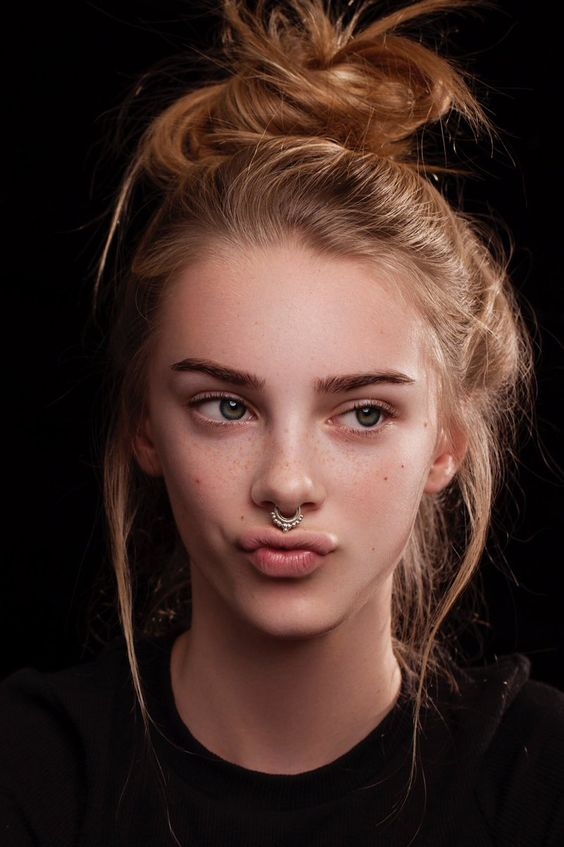
#> input picture images/10.jpg, 564 x 847 px; its folder holds only this picture in this run
$ python part2.py
#> lines starting #> are read from the running program, lines starting #| are printed output that depends on the picture; after the words box and inside, x2 and y2 are one past the last pixel; in counts of white or black regions, pixels touching at a corner belong together
import cv2
import numpy as np
import glob
import os
from skimage import morphology, measure

# Paths
input_path = 'images/*.*'
output_base_path = 'results'

# Create output subdirectories
faces_output_path = os.path.join(output_base_path, 'face_detection')
skin_masks_output_path = os.path.join(output_base_path, 'skin_masks')
cleaned_masks_output_path = os.path.join(output_base_path, 'cleaned_masks')

os.makedirs(faces_output_path, exist_ok=True)
os.makedirs(skin_masks_output_path, exist_ok=True)
os.makedirs(cleaned_masks_output_path, exist_ok=True)


def read_and_preprocess_image(image_file):
    """Read an image file and convert it to RGB color space.

    Args:
        image_file (str): Path to the image file.

    Returns:
        tuple: Original image in BGR and converted image in RGB.
    """
    img = cv2.imread(image_file)
    if img is None:
        print(f"Warning: Unable to read {image_file}. Skipping.")
        return None, None
    img_rgb = cv2.cvtColor(img, cv2.COLOR_BGR2RGB)
    return img, img_rgb


def equalize_histogram(img):
    """Apply histogram equalization to the V channel in HSV color space.

    Args:
        img (numpy.ndarray): Original BGR image.

    Returns:
        numpy.ndarray: HSV image with equalized histogram in the V channel.
    """
    img_hsv = cv2.cvtColor(img, cv2.COLOR_BGR2HSV)
    img_hsv[:, :, 2] = cv2.equalizeHist(img_hsv[:, :, 2])
    return img_hsv


def segment_skin(img_hsv):
    """Segment skin regions based on predefined HSV color ranges.

    Args:
        img_hsv (numpy.ndarray): HSV image.

    Returns:
        numpy.ndarray: Binary mask where skin regions are white.
    """
    # Adjusted skin color range in HSV
    lower_skin = np.array([0, 5, 49], dtype=np.uint8)
    upper_skin = np.array([44, 150, 250], dtype=np.uint8)
    # Threshold the HSV image to get only skin colors
    skin_mask = cv2.inRange(img_hsv, lower_skin, upper_skin)
    # Apply Gaussian Blur to reduce noise
    skin_mask = cv2.GaussianBlur(skin_mask, (5, 5), 0)
    return skin_mask


def remove_noise(skin_mask, min_size=200):
    """Remove noise and small objects from the skin mask.

    Args:
        skin_mask (numpy.ndarray): Binary mask of skin regions.
        min_size (int, optional): Minimum size of connected components to keep. Defaults to 200.

    Returns:
        numpy.ndarray: Cleaned binary mask.
    """
    # Apply morphological operations
    kernel = cv2.getStructuringElement(cv2.MORPH_ELLIPSE, (3, 3))
    skin_mask = cv2.erode(skin_mask, kernel, iterations=1)
    skin_mask = cv2.dilate(skin_mask, kernel, iterations=2)
    # Remove small connected components
    skin_mask_clean = morphology.remove_small_objects(skin_mask.astype(bool), min_size=min_size)
    skin_mask_clean = skin_mask_clean.astype(np.uint8) * 255
    return skin_mask_clean


def detect_faces(skin_mask_clean):
    """Detect faces by analyzing connected regions in the cleaned skin mask.

    Args:
        skin_mask_clean (numpy.ndarray): Cleaned binary mask.

    Returns:
        list: List of region properties for each connected component.
    """
    # Label connected regions
    labels = measure.label(skin_mask_clean, connectivity=2)
    properties = measure.regionprops(labels)
    return properties


def draw_results(img_rgb, skin_mask, skin_mask_clean, properties, image_file):
    """Draw ellipses around detected faces and save intermediate and final images.

    Args:
        img_rgb (numpy.ndarray): Original RGB image.
        skin_mask (numpy.ndarray): Binary skin mask.
        skin_mask_clean (numpy.ndarray): Cleaned binary skin mask.
        properties (list): List of region properties for connected components.
        image_file (str): Path to the original image file.
    """
    output_image = img_rgb.copy()
    scaling_factor = 0.75

    for prop in properties:
        # Criteria for selecting face-like regions
        if prop.eccentricity < 0.85 and prop.solidity > 0.6:
            y0, x0 = prop.centroid  # (row, col)
            orientation = prop.orientation
            major_axis_length = prop.major_axis_length * scaling_factor
            minor_axis_length = prop.minor_axis_length * scaling_factor

            center = (int(x0), int(y0))  # (x, y) format for OpenCV
            axes = (int(major_axis_length / 2), int(minor_axis_length / 2))

            # Correct angle conversion
            angle = 90 - np.degrees(orientation)

            # Draw the ellipse
            cv2.ellipse(output_image, center, axes, angle, 0, 360, (0, 255, 0), 5)

    base_filename = os.path.splitext(os.path.basename(image_file))[0]
    faces_filename = os.path.join(faces_output_path, f"{base_filename}_face_detection.jpg")
    skin_mask_filename = os.path.join(skin_masks_output_path, f"{base_filename}_skin_mask.jpg")
    cleaned_mask_filename = os.path.join(cleaned_masks_output_path, f"{base_filename}_cleaned_mask.jpg")

    cv2.imwrite(faces_filename, cv2.cvtColor(output_image, cv2.COLOR_RGB2BGR))

    cv2.imwrite(skin_mask_filename, skin_mask)

    cv2.imwrite(cleaned_mask_filename, skin_mask_clean)


def process_images():
    image_files = glob.glob(input_path)
    if not image_files:
        print("No images found. Please check the input path.")
        return
    for image_file in image_files:
        print(f"Processing {image_file}")
        img, img_rgb = read_and_preprocess_image(image_file)
#> in read_and_preprocess_image, img is the input picture: shape (847, 564, 3); mean B, G, R 38.9, 45.4, 67.6
        if img is None:
            continue
        img_hsv = equalize_histogram(img)
        skin_mask = segment_skin(img_hsv)
#> in segment_skin, `skin_mask = cv2.inRange(img_hsv, lower_skin, upper_skin)`:
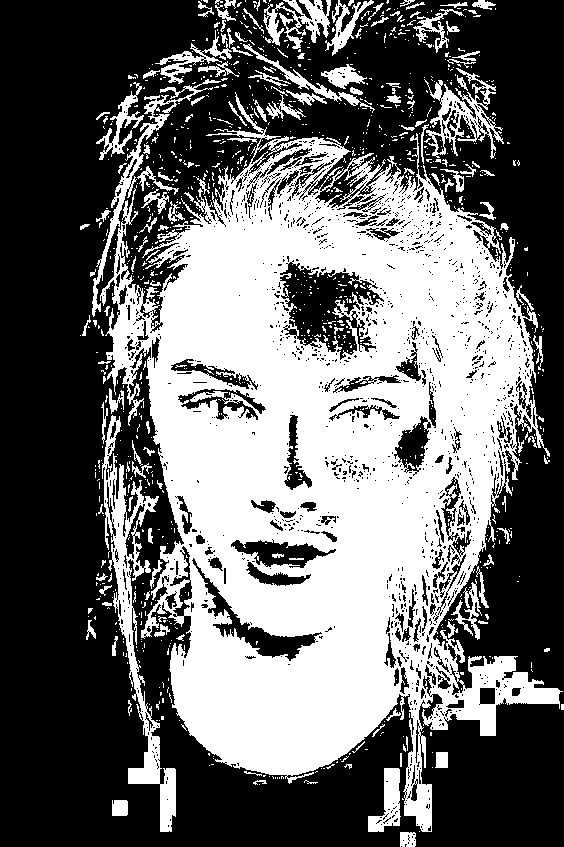
#> skin_mask: shape (847, 564); 41.2% white; 1075 white regions (927 under 20 px), largest, box (x1, y1, x2, y2) and area: (100, 92, 563, 832) 167264, (102, 415, 176, 832) 6365, (424, 68, 504, 159) 2194
#> in segment_skin, `skin_mask = cv2.GaussianBlur(skin_mask, (5, 5), 0)`:
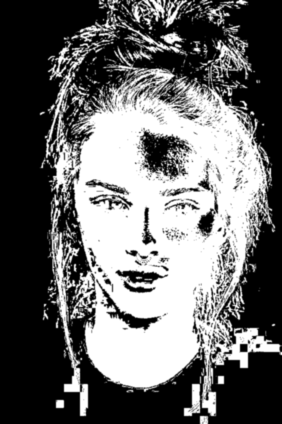
#> skin_mask: shape (847, 564) (shown at 1/2 size); min 0, max 255, mean 105.2
        skin_mask_clean = remove_noise(skin_mask)
#> in remove_noise, `skin_mask = cv2.erode(skin_mask, kernel, iterations=1)`:
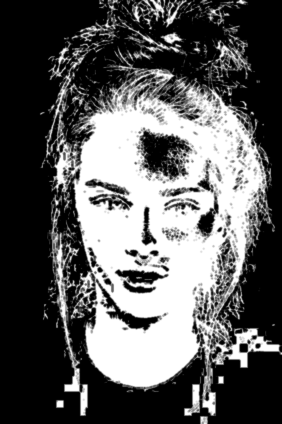
#> skin_mask: shape (847, 564) (shown at 1/2 size); min 0, max 255, mean 92.7
#> in remove_noise, `skin_mask = cv2.dilate(skin_mask, kernel, iterations=2)`:
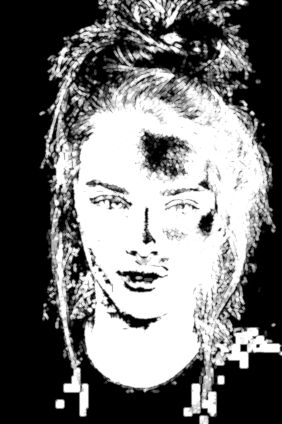
#> skin_mask: shape (847, 564) (shown at 1/2 size); min 0, max 255, mean 113.9
#> in remove_noise, `skin_mask_clean = morphology.remove_small_objects(skin_mask.astype(boo..`:
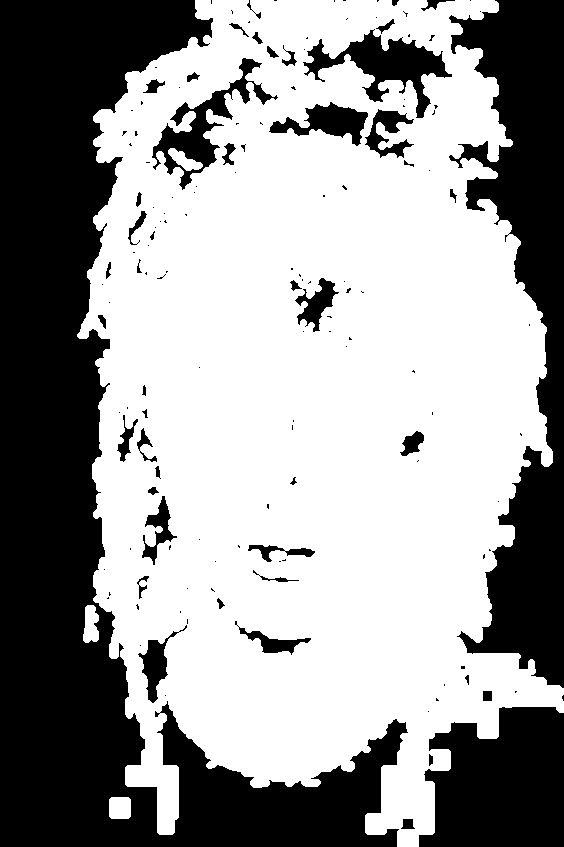
#> skin_mask_clean: shape (847, 564) bool; 60.5% white; 148 black regions (101 under 20 px), largest, box (x1, y1, x2, y2) and area: (0, 0, 408, 847) 115893, (449, 0, 564, 688) 38300, (419, 707, 564, 847) 16507
        properties = detect_faces(skin_mask_clean)
#> in detect_faces, `labels = measure.label(skin_mask_clean, connectivity=2)`:
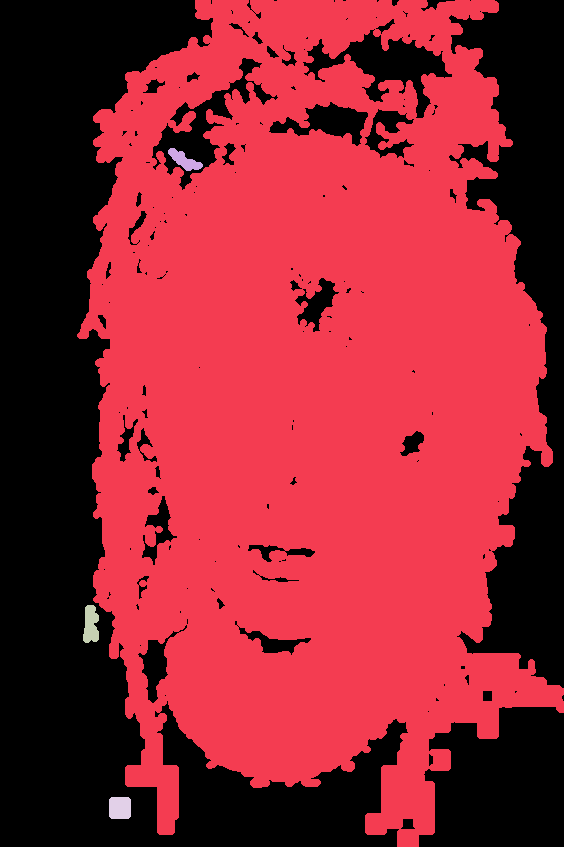
#> labels: shape (847, 564) int64; 5 distinct labels, from 0 to 4; one colour per label, 0 black
#> in detect_faces, `properties = measure.regionprops(labels)`: properties = 4 regions; box (x1, y1, x2, y2) and area: (77, 0, 564, 847) 287460, (83, 605, 99, 643) 474, (109, 797, 131, 819) 472, (168, 148, 203, 171) 374
        draw_results(img_rgb, skin_mask, skin_mask_clean, properties, image_file)
#> the loop in draw_results, `for prop in properties:` made 4 passes
#> (y0, x0, orientation, major_axis_length, minor_axis_length, center, axes, angle) on passes 1, 4: (406.3, 311.8, 0.0123, 635.3, 353.2, (311, 406), (317, 176), 89.3), (807.5, 119.5, -0.785, 18.65, 18.65, (119, 807), (9, 9), 135)
#> after the loop in draw_results, `for prop in properties:`:
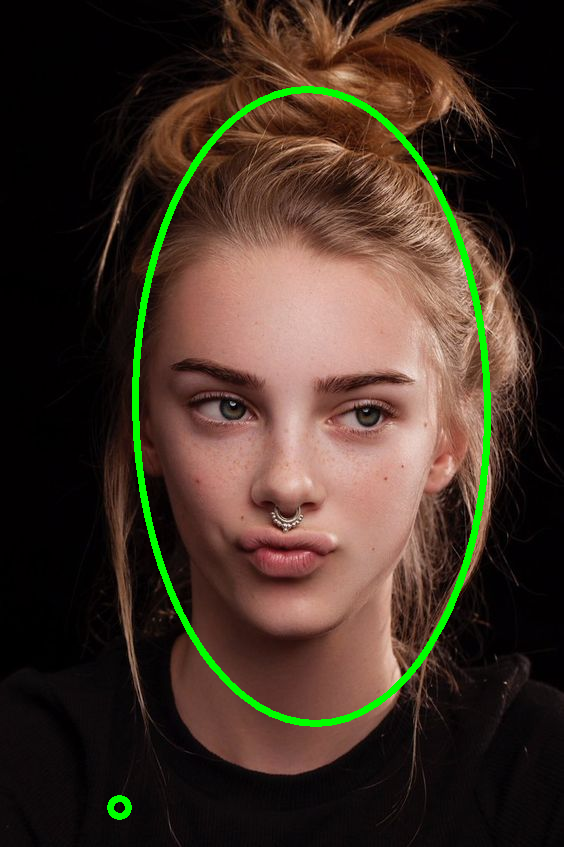
#> output_image: shape (847, 564, 3); mean R, G, B 65.5, 50.1, 37.8


if __name__ == '__main__':
    process_images()

$ run again, on images/3.jpg
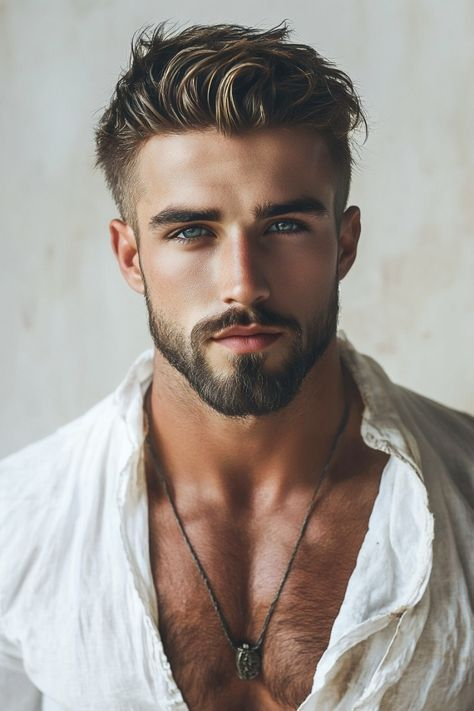
#> input picture images/3.jpg, 474 x 711 px
#> in read_and_preprocess_image, img is the input picture: shape (711, 474, 3); mean B, G, R 143.5, 150.1, 158.3
#> in detect_faces, `labels = measure.label(skin_mask_clean, connectivity=2)`:
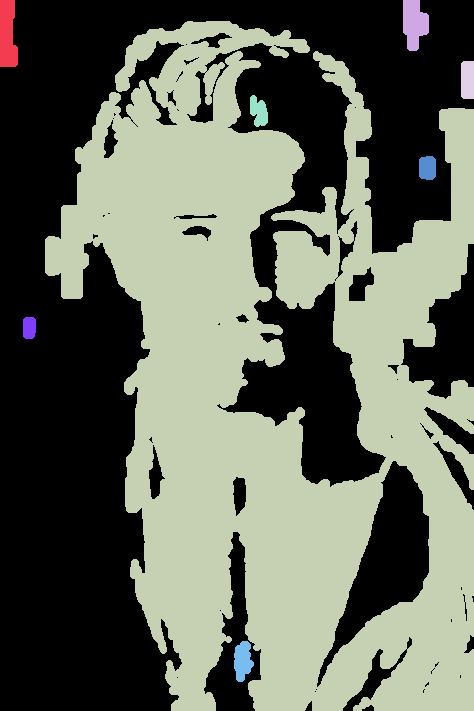
#> labels: shape (711, 474) int64; 9 distinct labels, from 0 to 8; one colour per label, 0 black
#> in detect_faces, `properties = measure.regionprops(labels)`: properties = 8 regions; box (x1, y1, x2, y2) and area: (45, 21, 474, 711) 164100, (0, 0, 18, 67) 1012, (403, 0, 429, 51) 977, (234, 641, 254, 682) 579, (461, 61, 474, 99) 488, (250, 95, 268, 127) 407, (419, 156, 436, 180) 376, (23, 317, 36, 339) 268
#> the loop in draw_results, `for prop in properties:` made 8 passes
#> (y0, x0, orientation, major_axis_length, minor_axis_length, center, axes, angle) on passes 3, 6, 7: (386.2, 273.4, 0.23, 571.4, 303.2, (273, 386), (285, 151), 76.84), (167.5, 427.1, 0, 19.36, 14.16, (427, 167), (9, 7), 90), (327.3, 28.88, -0.0409, 18.21, 10.71, (28, 327), (9, 5), 92.34)
#> after the loop in draw_results, `for prop in properties:`:
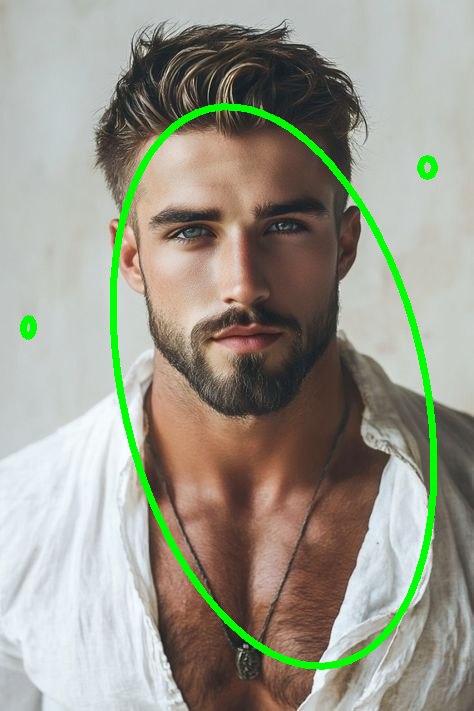
#> output_image: shape (711, 474, 3); mean R, G, B 153.4, 153.4, 139.2

$ run again, on images/4.jpg
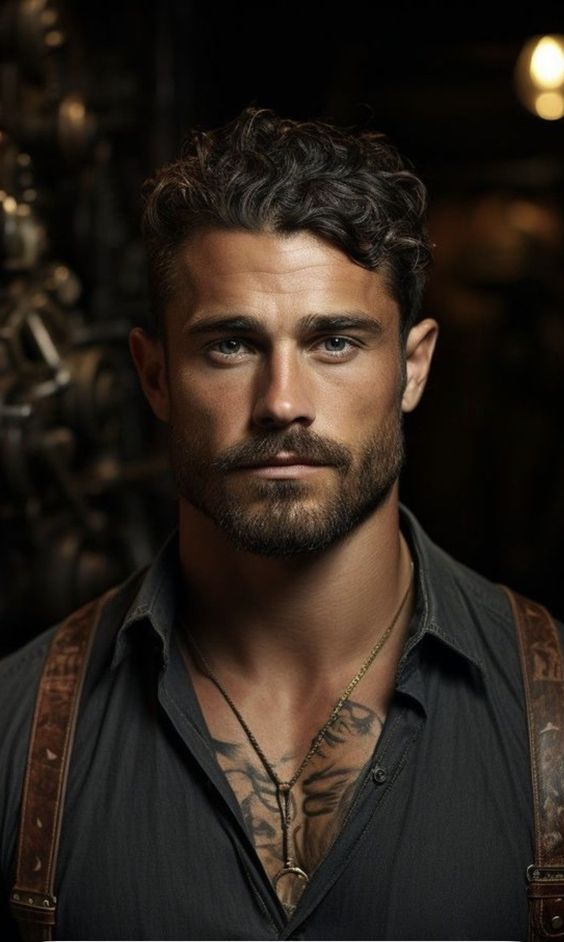
#> input picture images/4.jpg, 564 x 942 px
#> in read_and_preprocess_image, img is the input picture: shape (942, 564, 3); mean B, G, R 27.9, 35.4, 44.3
#> in detect_faces, `labels = measure.label(skin_mask_clean, connectivity=2)`:
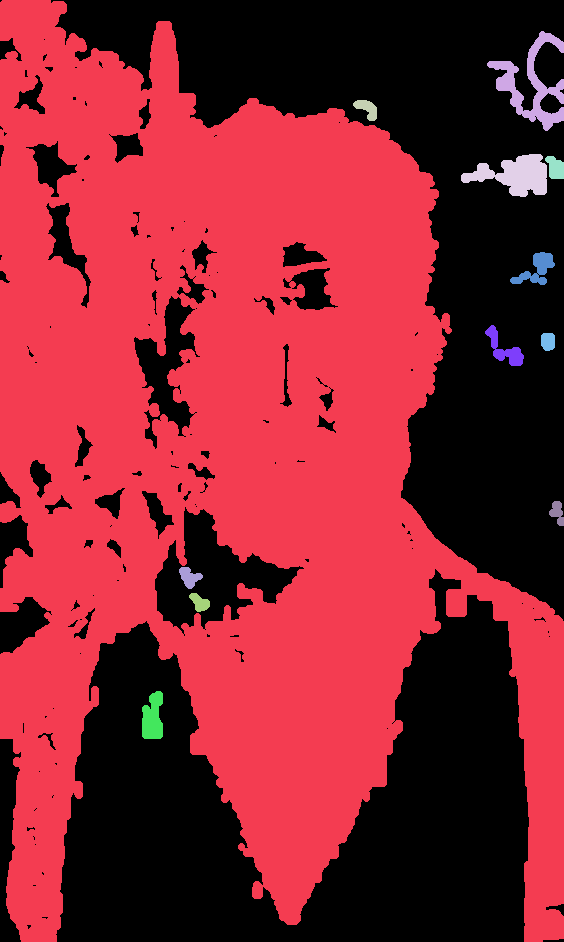
#> labels: shape (942, 564) int64; 13 distinct labels, from 0 to 12; one colour per label, 0 black
#> in detect_faces, `properties = measure.regionprops(labels)`: properties = 12 regions; largest, box (x1, y1, x2, y2) and area: (0, 0, 564, 942) 292243, (487, 31, 564, 131) 2408, (461, 154, 547, 197) 2043, (142, 691, 163, 739) 799, (510, 252, 555, 285) 647
#> the loop in draw_results, `for prop in properties:` made 12 passes
#> (y0, x0, orientation, major_axis_length, minor_axis_length, center, axes, angle) on passes 1, 5, 8, 10, 11: (457.6, 229.6, 0.222, 699, 414.9, (229, 457), (349, 207), 77.29), (167.5, 555, 0.425, 19.86, 12.53, (555, 167), (9, 6), 65.63), (341.1, 547.6, 0.079, 14.4, 11.36, (547, 341), (7, 5), 85.48), (576.7, 189.1, 0.891, 18.22, 13.86, (189, 576), (9, 6), 38.95), (602.1, 199.3, 0.86, 17.84, 10.71, (199, 602), (8, 5), 40.72)
#> after the loop in draw_results, `for prop in properties:`:
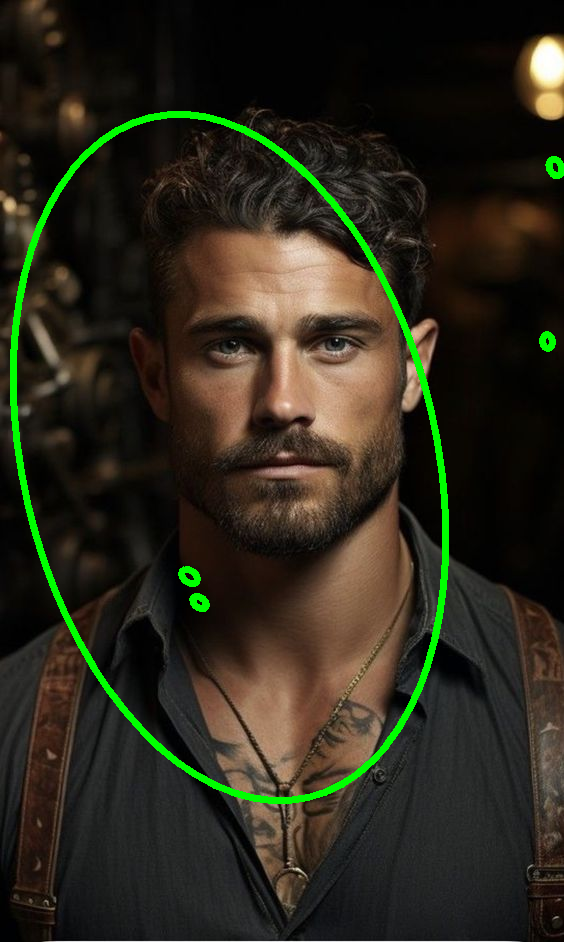
#> output_image: shape (942, 564, 3); mean R, G, B 43.4, 41.1, 27.3
